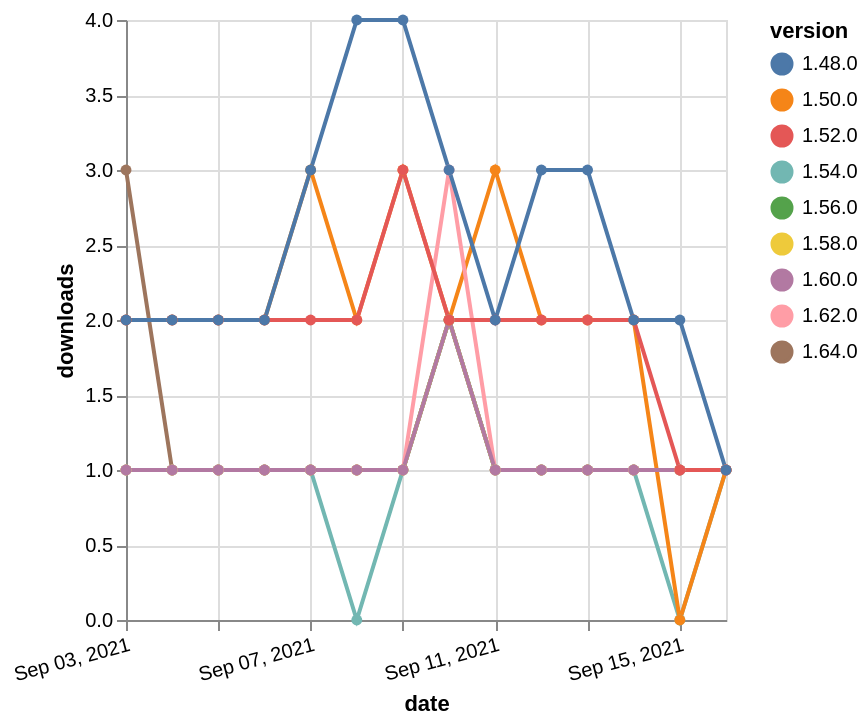

Vega-Lite specification stored for this chart:
### Vega-Lite specification from a JSON file in a GitHub repository (floating-point values rounded to 4 significant figures)
{"$schema": "https://vega.github.io/schema/vega-lite/v5.json", "description": "A simple bar chart with embedded data.", "data": {"values": [{"date": "2021-09-03", "total": 187, "delta": 1, "version": "1.56.0"}, {"date": "2021-09-04", "total": 188, "delta": 1, "version": "1.56.0"}, {"date": "2021-09-05", "total": 189, "delta": 1, "version": "1.56.0"}, {"date": "2021-09-06", "total": 190, "delta": 1, "version": "1.56.0"}, {"date": "2021-09-07", "total": 191, "delta": 1, "version": "1.56.0"}, {"date": "2021-09-08", "total": 192, "delta": 1, "version": "1.56.0"}, {"date": "2021-09-09", "total": 193, "delta": 1, "version": "1.56.0"}, {"date": "2021-09-10", "total": 195, "delta": 2, "version": "1.56.0"}, {"date": "2021-09-11", "total": 196, "delta": 1, "version": "1.56.0"}, {"date": "2021-09-12", "total": 197, "delta": 1, "version": "1.56.0"}, {"date": "2021-09-13", "total": 198, "delta": 1, "version": "1.56.0"}, {"date": "2021-09-14", "total": 199, "delta": 1, "version": "1.56.0"}, {"date": "2021-09-15", "total": 200, "delta": 1, "version": "1.56.0"}, {"date": "2021-09-16", "total": 201, "delta": 1, "version": "1.56.0"}, {"date": "2021-09-03", "total": 118, "delta": 3, "version": "1.64.0"}, {"date": "2021-09-04", "total": 119, "delta": 1, "version": "1.64.0"}, {"date": "2021-09-05", "total": 120, "delta": 1, "version": "1.64.0"}, {"date": "2021-09-06", "total": 121, "delta": 1, "version": "1.64.0"}, {"date": "2021-09-07", "total": 122, "delta": 1, "version": "1.64.0"}, {"date": "2021-09-08", "total": 123, "delta": 1, "version": "1.64.0"}, {"date": "2021-09-09", "total": 124, "delta": 1, "version": "1.64.0"}, {"date": "2021-09-10", "total": 126, "delta": 2, "version": "1.64.0"}, {"date": "2021-09-11", "total": 127, "delta": 1, "version": "1.64.0"}, {"date": "2021-09-12", "total": 128, "delta": 1, "version": "1.64.0"}, {"date": "2021-09-13", "total": 129, "delta": 1, "version": "1.64.0"}, {"date": "2021-09-14", "total": 130, "delta": 1, "version": "1.64.0"}, {"date": "2021-09-15", "total": 131, "delta": 1, "version": "1.64.0"}, {"date": "2021-09-16", "total": 132, "delta": 1, "version": "1.64.0"}, {"date": "2021-09-03", "total": 231, "delta": 1, "version": "1.54.0"}, {"date": "2021-09-04", "total": 232, "delta": 1, "version": "1.54.0"}, {"date": "2021-09-05", "total": 233, "delta": 1, "version": "1.54.0"}, {"date": "2021-09-06", "total": 234, "delta": 1, "version": "1.54.0"}, {"date": "2021-09-07", "total": 235, "delta": 1, "version": "1.54.0"}, {"date": "2021-09-08", "total": 235, "delta": 0, "version": "1.54.0"}, {"date": "2021-09-09", "total": 236, "delta": 1, "version": "1.54.0"}, {"date": "2021-09-10", "total": 238, "delta": 2, "version": "1.54.0"}, {"date": "2021-09-11", "total": 239, "delta": 1, "version": "1.54.0"}, {"date": "2021-09-12", "total": 240, "delta": 1, "version": "1.54.0"}, {"date": "2021-09-13", "total": 241, "delta": 1, "version": "1.54.0"}, {"date": "2021-09-14", "total": 242, "delta": 1, "version": "1.54.0"}, {"date": "2021-09-15", "total": 242, "delta": 0, "version": "1.54.0"}, {"date": "2021-09-16", "total": 243, "delta": 1, "version": "1.54.0"}, {"date": "2021-09-03", "total": 174, "delta": 1, "version": "1.58.0"}, {"date": "2021-09-04", "total": 175, "delta": 1, "version": "1.58.0"}, {"date": "2021-09-05", "total": 176, "delta": 1, "version": "1.58.0"}, {"date": "2021-09-06", "total": 177, "delta": 1, "version": "1.58.0"}, {"date": "2021-09-07", "total": 178, "delta": 1, "version": "1.58.0"}, {"date": "2021-09-08", "total": 179, "delta": 1, "version": "1.58.0"}, {"date": "2021-09-09", "total": 180, "delta": 1, "version": "1.58.0"}, {"date": "2021-09-10", "total": 182, "delta": 2, "version": "1.58.0"}, {"date": "2021-09-11", "total": 183, "delta": 1, "version": "1.58.0"}, {"date": "2021-09-12", "total": 184, "delta": 1, "version": "1.58.0"}, {"date": "2021-09-13", "total": 185, "delta": 1, "version": "1.58.0"}, {"date": "2021-09-14", "total": 186, "delta": 1, "version": "1.58.0"}, {"date": "2021-09-15", "total": 187, "delta": 1, "version": "1.58.0"}, {"date": "2021-09-16", "total": 188, "delta": 1, "version": "1.58.0"}, {"date": "2021-09-03", "total": 2543, "delta": 2, "version": "1.50.0"}, {"date": "2021-09-04", "total": 2545, "delta": 2, "version": "1.50.0"}, {"date": "2021-09-05", "total": 2547, "delta": 2, "version": "1.50.0"}, {"date": "2021-09-06", "total": 2549, "delta": 2, "version": "1.50.0"}, {"date": "2021-09-07", "total": 2552, "delta": 3, "version": "1.50.0"}, {"date": "2021-09-08", "total": 2554, "delta": 2, "version": "1.50.0"}, {"date": "2021-09-09", "total": 2557, "delta": 3, "version": "1.50.0"}, {"date": "2021-09-10", "total": 2559, "delta": 2, "version": "1.50.0"}, {"date": "2021-09-11", "total": 2562, "delta": 3, "version": "1.50.0"}, {"date": "2021-09-12", "total": 2564, "delta": 2, "version": "1.50.0"}, {"date": "2021-09-13", "total": 2566, "delta": 2, "version": "1.50.0"}, {"date": "2021-09-14", "total": 2568, "delta": 2, "version": "1.50.0"}, {"date": "2021-09-15", "total": 2568, "delta": 0, "version": "1.50.0"}, {"date": "2021-09-16", "total": 2569, "delta": 1, "version": "1.50.0"}, {"date": "2021-09-03", "total": 170, "delta": 1, "version": "1.62.0"}, {"date": "2021-09-04", "total": 171, "delta": 1, "version": "1.62.0"}, {"date": "2021-09-05", "total": 172, "delta": 1, "version": "1.62.0"}, {"date": "2021-09-06", "total": 173, "delta": 1, "version": "1.62.0"}, {"date": "2021-09-07", "total": 174, "delta": 1, "version": "1.62.0"}, {"date": "2021-09-08", "total": 175, "delta": 1, "version": "1.62.0"}, {"date": "2021-09-09", "total": 176, "delta": 1, "version": "1.62.0"}, {"date": "2021-09-10", "total": 179, "delta": 3, "version": "1.62.0"}, {"date": "2021-09-11", "total": 180, "delta": 1, "version": "1.62.0"}, {"date": "2021-09-12", "total": 181, "delta": 1, "version": "1.62.0"}, {"date": "2021-09-13", "total": 182, "delta": 1, "version": "1.62.0"}, {"date": "2021-09-14", "total": 183, "delta": 1, "version": "1.62.0"}, {"date": "2021-09-15", "total": 184, "delta": 1, "version": "1.62.0"}, {"date": "2021-09-16", "total": 185, "delta": 1, "version": "1.62.0"}, {"date": "2021-09-03", "total": 158, "delta": 1, "version": "1.60.0"}, {"date": "2021-09-04", "total": 159, "delta": 1, "version": "1.60.0"}, {"date": "2021-09-05", "total": 160, "delta": 1, "version": "1.60.0"}, {"date": "2021-09-06", "total": 161, "delta": 1, "version": "1.60.0"}, {"date": "2021-09-07", "total": 162, "delta": 1, "version": "1.60.0"}, {"date": "2021-09-08", "total": 163, "delta": 1, "version": "1.60.0"}, {"date": "2021-09-09", "total": 164, "delta": 1, "version": "1.60.0"}, {"date": "2021-09-10", "total": 166, "delta": 2, "version": "1.60.0"}, {"date": "2021-09-11", "total": 167, "delta": 1, "version": "1.60.0"}, {"date": "2021-09-12", "total": 168, "delta": 1, "version": "1.60.0"}, {"date": "2021-09-13", "total": 169, "delta": 1, "version": "1.60.0"}, {"date": "2021-09-14", "total": 170, "delta": 1, "version": "1.60.0"}, {"date": "2021-09-15", "total": 171, "delta": 1, "version": "1.60.0"}, {"date": "2021-09-16", "total": 172, "delta": 1, "version": "1.60.0"}, {"date": "2021-09-03", "total": 2212, "delta": 2, "version": "1.52.0"}, {"date": "2021-09-04", "total": 2214, "delta": 2, "version": "1.52.0"}, {"date": "2021-09-05", "total": 2216, "delta": 2, "version": "1.52.0"}, {"date": "2021-09-06", "total": 2218, "delta": 2, "version": "1.52.0"}, {"date": "2021-09-07", "total": 2220, "delta": 2, "version": "1.52.0"}, {"date": "2021-09-08", "total": 2222, "delta": 2, "version": "1.52.0"}, {"date": "2021-09-09", "total": 2225, "delta": 3, "version": "1.52.0"}, {"date": "2021-09-10", "total": 2227, "delta": 2, "version": "1.52.0"}, {"date": "2021-09-11", "total": 2229, "delta": 2, "version": "1.52.0"}, {"date": "2021-09-12", "total": 2231, "delta": 2, "version": "1.52.0"}, {"date": "2021-09-13", "total": 2233, "delta": 2, "version": "1.52.0"}, {"date": "2021-09-14", "total": 2235, "delta": 2, "version": "1.52.0"}, {"date": "2021-09-15", "total": 2236, "delta": 1, "version": "1.52.0"}, {"date": "2021-09-16", "total": 2237, "delta": 1, "version": "1.52.0"}, {"date": "2021-09-03", "total": 3042, "delta": 2, "version": "1.48.0"}, {"date": "2021-09-04", "total": 3044, "delta": 2, "version": "1.48.0"}, {"date": "2021-09-05", "total": 3046, "delta": 2, "version": "1.48.0"}, {"date": "2021-09-06", "total": 3048, "delta": 2, "version": "1.48.0"}, {"date": "2021-09-07", "total": 3051, "delta": 3, "version": "1.48.0"}, {"date": "2021-09-08", "total": 3055, "delta": 4, "version": "1.48.0"}, {"date": "2021-09-09", "total": 3059, "delta": 4, "version": "1.48.0"}, {"date": "2021-09-10", "total": 3062, "delta": 3, "version": "1.48.0"}, {"date": "2021-09-11", "total": 3064, "delta": 2, "version": "1.48.0"}, {"date": "2021-09-12", "total": 3067, "delta": 3, "version": "1.48.0"}, {"date": "2021-09-13", "total": 3070, "delta": 3, "version": "1.48.0"}, {"date": "2021-09-14", "total": 3072, "delta": 2, "version": "1.48.0"}, {"date": "2021-09-15", "total": 3074, "delta": 2, "version": "1.48.0"}, {"date": "2021-09-16", "total": 3075, "delta": 1, "version": "1.48.0"}]}, "width": "container", "mark": {"type": "line", "point": {"filled": true}}, "encoding": {"x": {"field": "date", "type": "temporal", "timeUnit": "yearmonthdate", "title": "date", "axis": {"labelAngle": -15}}, "y": {"field": "delta", "type": "quantitative", "title": "downloads"}, "color": {"field": "version", "type": "nominal"}, "tooltip": {"field": "delta"}}}
